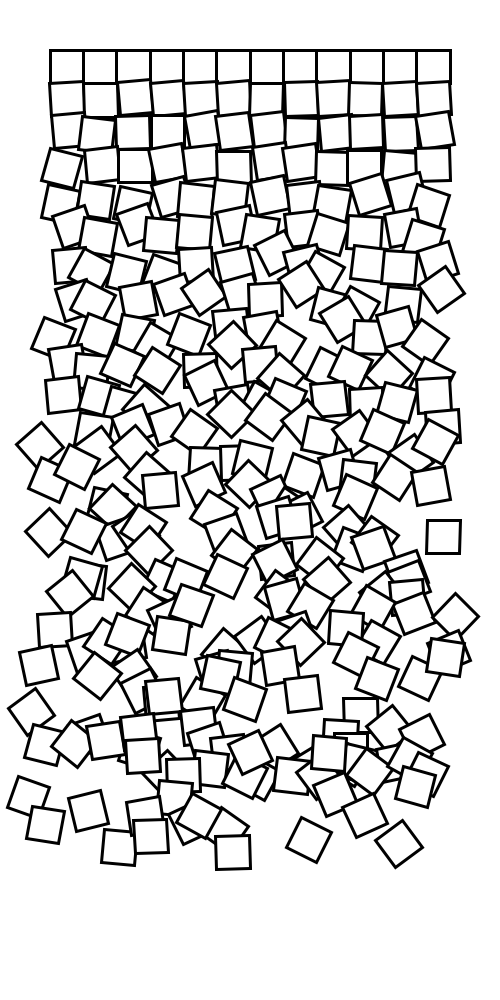
Frame 1 (no input)
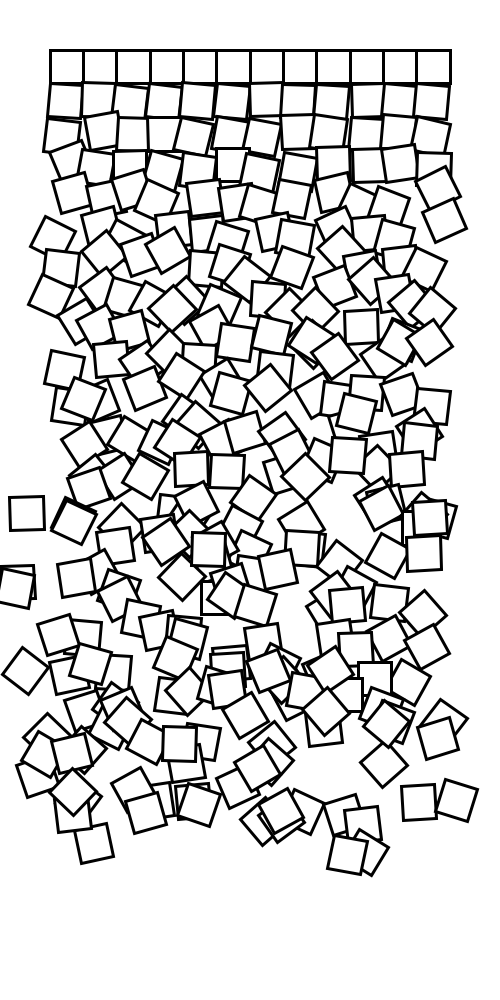
Frame 60 (the mouse pressed at the canvas centre just before this capture)
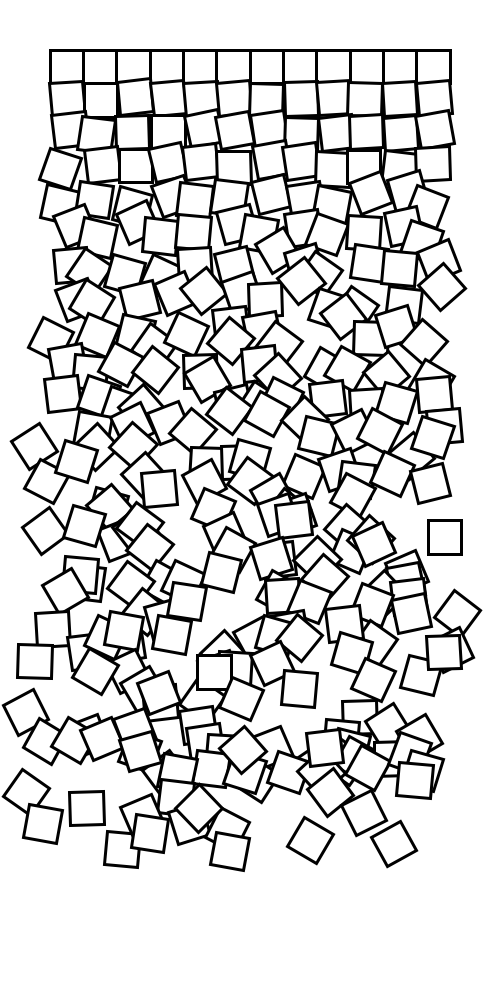
Frame 120 (the mouse held since frame 60 and released just before this capture)

The Processing sketch that drew these frames (run headless with seeded random() and noise(); from frame 60 on, the mouse is pressed at the canvas centre):

// Processing sketch: task1
// ── task1.pde
final float maxTranslationFactor = 1;              //Verschiebung
final float maxRotationFactor = 0.1;               //Drehung

void setup() {
  size(500, 1000);
  strokeWeight(3);
}

void draw() {
  background(255);
  float border = 50;
  float rectSize = (width - 2 * border) / 12;
  randomSeed(1);
  translate(border, border);

  for (int row = 0; row < 24; row++) {
    for (int column = 0; column < 12; column++) {
      pushMatrix();                                         // speichert die aktuelle Matrix
      translate(column * rectSize, row * rectSize);
      float weight = sin(0.003 * millis());
      float translationFactor = weight * maxTranslationFactor;
      float rotationFactor = weight * maxRotationFactor;

      translate(translationFactor * random(-2, 2) * row, translationFactor * random(-2, 2) * row);
      rotate(rotationFactor * random(-2, 2) * row);
      rect(0, 0, rectSize, rectSize);
      popMatrix();                                          // stellt die gespeicherte Matrix wieder her
    }
  }
}
